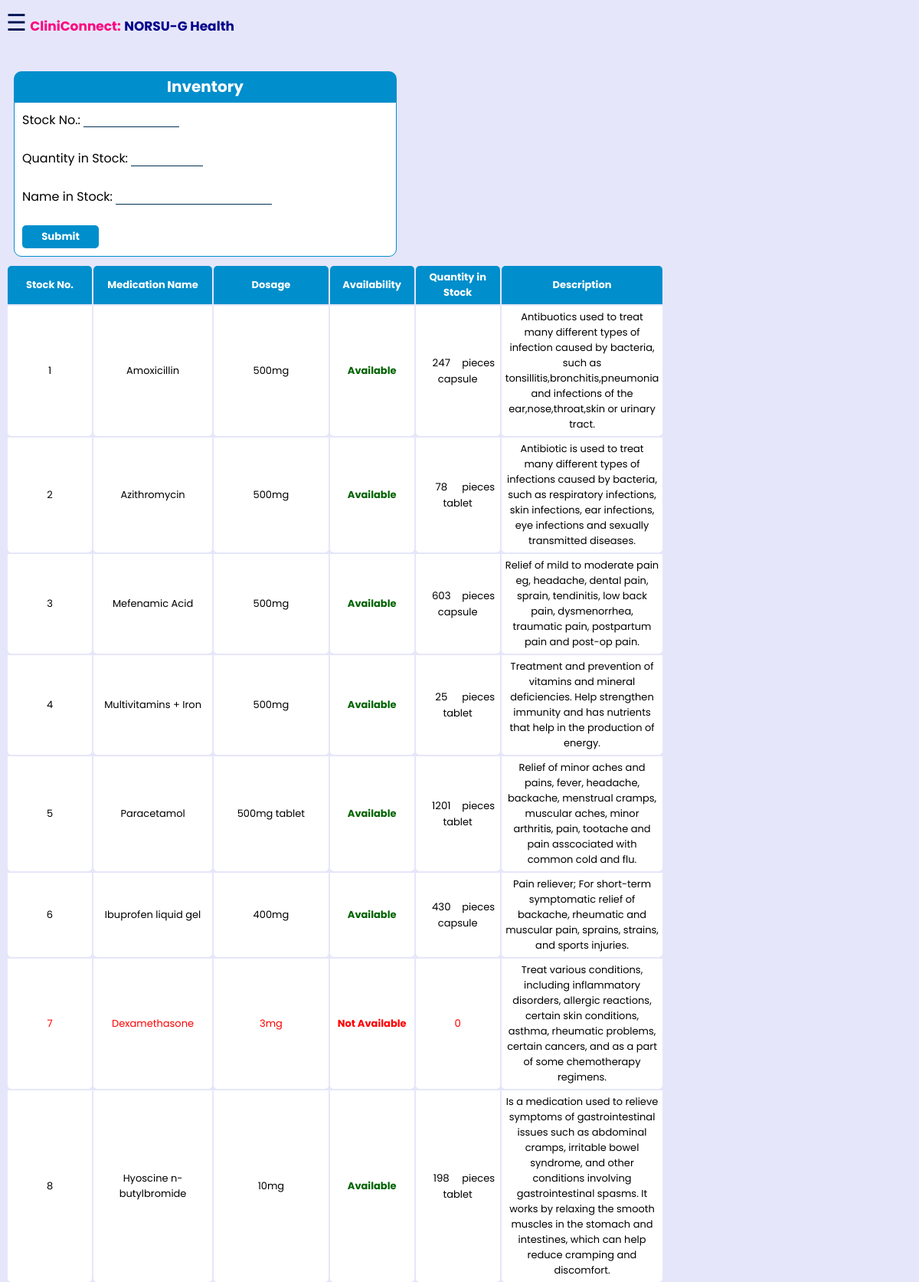
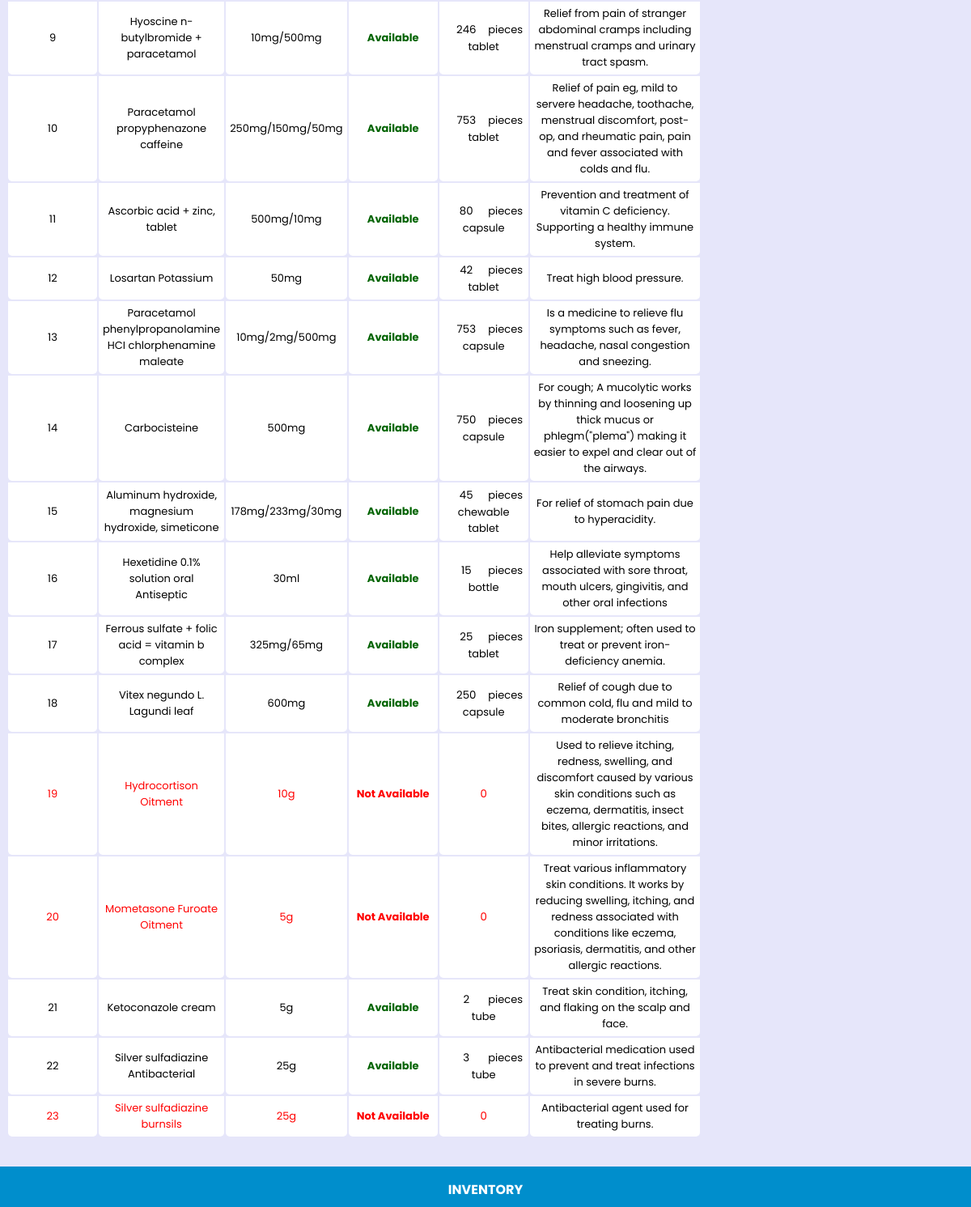
Page /adminmedicineavailable.php (signed in) on the committed database (2 pictures, top to bottom).
### tables this page shows
CREATE TABLE `medication` (
  `id` varchar(20) NOT NULL,
  `name` varchar(100) NOT NULL,
  `dossage` varchar(50) NOT NULL,
  `availability` varchar(20) NOT NULL,
  `stock` varchar(50) NOT NULL,
  `nstock` varchar(250) NOT NULL,
  `description` mediumtext NOT NULL
);

### adminmedicineavailable.php (the view, shortened to what this page needs)
<!DOCTYPE html>
<html>
<head>
<link rel="stylesheet" href="style.css" />
</head>
<body>
<div id="main">
    <nav style="color:#001352;">
  <span style="font-size:30px;" onclick="openNav()">&#9776;</span>
  <label class="norsu">CliniConnect:</label>
  <label class="norsu2">NORSU-G Health</label>
    </nav>
    <form method="post" action="">
    <div class="form">
<?php
$db = mysqli_connect('localhost', 'root', '', '4402028_cliniconnect');
$ses_sql=mysqli_query($db,"select id, name, dossage, stock, nstock, description from medication where id='1'");
$row=mysqli_fetch_array($ses_sql);
$a=$row['id'];
$b=$row['name'];
$c=$row['dossage'];
$d=$row['stock'];
$e=$row['description'];
$f=$row['nstock'];
$ses_sql=mysqli_query($db,"select id, name, dossage, stock, nstock, description from medication where id='2'");
$row=mysqli_fetch_array($ses_sql);
$a2=$row['id'];
$b2=$row['name'];
$c2=$row['dossage'];
$d2=$row['stock'];
$e2=$row['description'];
            $f2=$row['nstock'];
$ses_sql=mysqli_query($db,"select id, name, dossage, stock, nstock, description from medication where id='3'");
$row=mysqli_fetch_array($ses_sql);
$a3=$row['id'];
$b3=$row['name'];
$c3=$row['dossage'];
$d3=$row['stock'];
$e3=$row['description'];
$f3=$row['nstock'];
$ses_sql=mysqli_query($db,"select id, name, dossage, stock, nstock,  description from medication where id='4'");
$row=mysqli_fetch_array($ses_sql);
$a4=$row['id'];
$b4=$row['name'];
$c4=$row['dossage'];
$d4=$row['stock'];
$e4=$row['description'];
            $f4=$row['nstock'];
$ses_sql=mysqli_query($db,"select id, name, dossage, stock, nstock, description from medication where id='5'");
$row=mysqli_fetch_array($ses_sql);
$a5=$row['id'];
$b5=$row['name'];
$c5=$row['dossage'];
$d5=$row['stock'];
$e5=$row['description'];
            $f5=$row['nstock'];
$ses_sql=mysqli_query($db,"select id, name, dossage, stock, nstock, description from medication where id='6'");
$row=mysqli_fetch_array($ses_sql);
$a6=$row['id'];
$b6=$row['name'];
$c6=$row['dossage'];
$d6=$row['stock'];
$e6=$row['description'];
            $f6=$row['nstock'];
$ses_sql=mysqli_query($db,"select id, name, dossage, stock, nstock, description from medication where id='7'");
$row=mysqli_fetch_array($ses_sql);
$a7=$row['id'];
$b7=$row['name'];
$c7=$row['dossage'];
$d7=$row['stock'];
$e7=$row['description'];
            $f7=$row['nstock'];
$ses_sql=mysqli_query($db,"select id, name, dossage, stock, nstock, description from medication where id='8'");
$row=mysqli_fetch_array($ses_sql);
$a8=$row['id'];
$b8=$row['name'];
$c8=$row['dossage'];
$d8=$row['stock'];
$e8=$row['description'];
            $f8=$row['nstock'];
$ses_sql=mysqli_query($db,"select id, name, dossage, stock, nstock, description from medication where id='9'");
$row=mysqli_fetch_array($ses_sql);
$a9=$row['id'];
$b9=$row['name'];
$c9=$row['dossage'];
$d9=$row['stock'];
$e9=$row['description'];
            $f9=$row['nstock'];
$ses_sql=mysqli_query($db,"select id, name, dossage, stock, nstock, description from medication where id='10'");
$row=mysqli_fetch_array($ses_sql);
$a10=$row['id'];
$b10=$row['name'];
$c10=$row['dossage'];
$d10=$row['stock'];
$e10=$row['description'];
            $f10=$row['nstock'];
$ses_sql=mysqli_query($db,"select id, name, dossage, stock, nstock, description from medication where id='11'");
$row=mysqli_fetch_array($ses_sql);
$a11=$row['id'];
$b11=$row['name'];
$c11=$row['dossage'];
$d11=$row['stock'];
$e11=$row['description'];
            $f11=$row['nstock'];
$ses_sql=mysqli_query($db,"select id, name, dossage, stock, nstock, description from medication where id='12'");
$row=mysqli_fetch_array($ses_sql);
$a12=$row['id'];
$b12=$row['name'];
$c12=$row['dossage'];
$d12=$row['stock'];
$e12=$row['description'];
            $f12=$row['nstock'];
$ses_sql=mysqli_query($db,"select id, name, dossage, stock, nstock, description from medication where id='13'");
$row=mysqli_fetch_array($ses_sql);
$a13=$row['id'];
$b13=$row['name'];
$c13=$row['dossage'];
$d13=$row['stock'];
$e13=$row['description'];
            $f13=$row['nstock'];
$ses_sql=mysqli_query($db,"select id, name, dossage, stock, nstock, description from medication where id='14'");
$row=mysqli_fetch_array($ses_sql);
$a14=$row['id'];
$b14=$row['name'];
$c14=$row['dossage'];
$d14=$row['stock'];
$e14=$row['description'];
            $f14=$row['nstock'];
$ses_sql=mysqli_query($db,"select id, name, dossage, stock, nstock, description from medication where id='15'");
$row=mysqli_fetch_array($ses_sql);
$a15=$row['id'];
$b15=$row['name'];
$c15=$row['dossage'];
$d15=$row['stock'];
$e15=$row['description'];
            $f15=$row['nstock'];
$ses_sql=mysqli_query($db,"select id, name, dossage, stock, nstock, description from medication where id='16'");
$row=mysqli_fetch_array($ses_sql);
$a16=$row['id'];
$b16=$row['name'];
$c16=$row['dossage'];
$d16=$row['stock'];
$e16=$row['description'];
            $f16=$row['nstock'];
$ses_sql=mysqli_query($db,"select id, name, dossage, stock, nstock, description from medication where id='17'");
$row=mysqli_fetch_array($ses_sql);
$a17=$row['id'];
$b17=$row['name'];
$c17=$row['dossage'];
$d17=$row['stock'];
$e17=$row['description'];
            $f17=$row['nstock'];
$ses_sql=mysqli_query($db,"select id, name, dossage, stock,nstock,  description from medication where id='18'");
$row=mysqli_fetch_array($ses_sql);
$a18=$row['id'];
$b18=$row['name'];
$c18=$row['dossage'];
$d18=$row['stock'];
$e18=$row['description'];
            $f18=$row['nstock'];
$ses_sql=mysqli_query($db,"select id, name, dossage, stock, nstock, description from medication where id='19'");
$row=mysqli_fetch_array($ses_sql);
$a19=$row['id'];
$b19=$row['name'];
$c19=$row['dossage'];
$d19=$row['stock'];
$e19=$row['description'];
            $f19=$row['nstock'];
$ses_sql=mysqli_query($db,"select id, name, dossage, stock,nstock,  description from medication where id='20'");
$row=mysqli_fetch_array($ses_sql);
$a20=$row['id'];
$b20=$row['name'];
$c20=$row['dossage'];
$d20=$row['stock'];
$e20=$row['description'];
            $f20=$row['nstock'];
$ses_sql=mysqli_query($db,"select id, name, dossage, stock, nstock, description from medication where id='21'");
$row=mysqli_fetch_array($ses_sql);
$a21=$row['id'];
$b21=$row['name'];
$c21=$row['dossage'];
$d21=$row['stock'];
$e21=$row['description'];
            $f21=$row['nstock'];
$ses_sql=mysqli_query($db,"select id, name, dossage, stock, nstock, description from medication where id='22'");
$row=mysqli_fetch_array($ses_sql);
$a22=$row['id'];
$b22=$row['name'];
$c22=$row['dossage'];
$d22=$row['stock'];
$e22=$row['description'];
            $f22=$row['nstock'];
$ses_sql=mysqli_query($db,"select id, name, dossage, stock, nstock, description from medication where id='23'");
$row=mysqli_fetch_array($ses_sql);
$a23=$row['id'];
$b23=$row['name'];
$c23=$row['dossage'];
$d23=$row['stock'];
$e23=$row['description'];
            $f23=$row['nstock'];
 ?>
<br>
<div class="up">
  Inventory
</div>
<div class="down">
  <label>Stock No.:</label>
  <select name="id" required>
  <option disabled selected hidden></option>
    <option value="1">1</option>
  </select>
  <br><br>
  <label>Quantity in Stock:</label>
  <input class="qis"type="number" name="stock" required/><br><br>
        <label>Name in Stock:</label>
  <input class="qiss"type="text" name="nstock" /><br><br>
  <input class="send" type="submit" name="update" value="Submit" />
</div>
</div>
    </div>
        <footer class="footer">
            <p>INVENTORY</p>
        </footer>
  <div class="table">
  <table>
	<tr>
        <th>Stock No.</th>
    <th>Medication Name</th>
    <th>Dosage</th>
    <th>Availability</th>
    <th>Quantity in Stock</th>
    <th>Description</th>
	</tr>
	<tr>
    <td id="aa"><?php echo $a; ?></td>
    <td id="bb"><?php echo $b; ?></td>
    <td id="cc"><?php echo $c; ?></td>
    <td><span id="a"></span></td>
    <td id="dd"><input class="inp" type="text" id="b"value="<?php echo $d; ?>" readonly/><?php echo $f; ?></td>
    <td><?php echo $e; ?></td>
    </tr>
    <tr>
    <td id="aa2"><?php echo $a2; ?></td>
    <td id="bb2"><?php echo $b2; ?></td>
    <td id="cc2"><?php echo $c2; ?></td>
    <td><span id="a2"></span></td>
    <td id="dd2"><input class="inp" type="text" id="b2"value="<?php echo $d2; ?>" readonly/><?php echo $f2; ?></td>
    <td><?php echo $e2; ?></td>
    </tr>
    <tr>
    <td id="aa3"><?php echo $a3; ?></td>
    <td id="bb3"><?php echo $b3; ?></td>
    <td id="cc3"><?php echo $c3; ?></td>
    <td><span id="a3"></span></td>
    <td id="dd3"><input class="inp" type="text" id="b3"value="<?php echo $d3; ?>" readonly/><?php echo $f3; ?></td>
    <td><?php echo $e3; ?></td>
    </tr>
    <tr>
    <td id="aa4"><?php echo $a4; ?></td>
    <td id="bb4"><?php echo $b4; ?></td>
    <td id="cc4"><?php echo $c4; ?></td>
    <td><span id="a4"></span></td>
    <td id="dd4"><input class="inp" type="text" id="b4"value="<?php echo $d4; ?>" readonly/><?php echo $f4; ?></td>
    <td><?php echo $e4; ?></td>
    </tr>
    <tr>
    <td id="aa5"><?php echo $a5; ?></td>
    <td id="bb5"><?php echo $b5; ?></td>
    <td id="cc5"><?php echo $c5; ?></td>
    <td><span id="a5"></span></td>
    <td id="dd5"><input class="inp" type="text" id="b5"value="<?php echo $d5; ?>" readonly/><?php echo $f5; ?></td>
    <td><?php echo $e5; ?></td>
    </tr>
    <tr>
    <td id="aa6"><?php echo $a6; ?></td>
    <td id="bb6"><?php echo $b6; ?></td>
    <td id="cc6"><?php echo $c6; ?></td>
    <td><span id="a6"></span></td>
    <td id="dd6"><input class="inp" type="text" id="b6"value="<?php echo $d6; ?>" readonly/><?php echo $f6; ?></td>
    <td><?php echo $e6; ?></td>
    </tr>
    <tr>
    <td id="aa7"><?php echo $a7; ?></td>
    <td id="bb7"><?php echo $b7; ?></td>
    <td id="cc7"><?php echo $c7; ?></td>
    <td><span id="a7"></span></td>
    <td id="dd7"><input class="inp" type="text" id="b7"value="<?php echo $d7; ?>" readonly/><?php echo $f7; ?></td>
    <td><?php echo $e7; ?></td>
    </tr>
    <tr>
    <td id="aa8"><?php echo $a8; ?></td>
    <td id="bb8"><?php echo $b8; ?></td>
    <td id="cc8"><?php echo $c8; ?></td>
    <td><span id="a8"></span></td>
    <td id="dd8"><input class="inp" type="text" id="b8"value="<?php echo $d8; ?>" readonly/><?php echo $f8; ?></td>
    <td><?php echo $e8; ?></td>
    </tr>
    <tr>
    <td id="aa9"><?php echo $a9; ?></td>
    <td id="bb9"><?php echo $b9; ?></td>
    <td id="cc9"><?php echo $c9; ?></td>
    <td><span id="a9"></span></td>
    <td id="dd9"><input class="inp" type="text" id="b9"value="<?php echo $d9; ?>" readonly/><?php echo $f9; ?></td>
    <td><?php echo $e9; ?></td>
    </tr>
    <tr>
    <td id="aa10"><?php echo $a10; ?></td>
    <td id="bb10"><?php echo $b10; ?></td>
    <td id="cc10"><?php echo $c10; ?></td>
    <td><span id="a10"></span></td>
    <td id="dd10"><input class="inp" type="text" id="b10"value="<?php echo $d10; ?>" readonly/><?php echo $f10; ?></td>
    <td><?php echo $e10; ?></td>
    </tr>
    <tr>
    <td id="aa11"><?php echo $a11; ?></td>
    <td id="bb11"><?php echo $b11; ?></td>
    <td id="cc11"><?php echo $c11; ?></td>
    <td><span id="a11"></span></td>
    <td id="dd11"><input class="inp" type="text" id="b11"value="<?php echo $d11; ?>" readonly/><?php echo $f11; ?></td>
    <td><?php echo $e11; ?></td>
    </tr>
    <tr>
    <td id="aa12"><?php echo $a12; ?></td>
    <td id="bb12"><?php echo $b12; ?></td>
    <td id="cc12"><?php echo $c12; ?></td>
    <td><span id="a12"></span></td>
    <td id="dd12"><input class="inp" type="text" id="b12"value="<?php echo $d12; ?>" readonly/><?php echo $f12; ?></td>
    <td><?php echo $e12; ?></td>
    </tr>
    <tr>
    <td id="aa13"><?php echo $a13; ?></td>
    <td id="bb13"><?php echo $b13; ?></td>
    <td id="cc13"><?php echo $c13; ?></td>
    <td><span id="a13"></span></td>
    <td id="dd13"><input class="inp" type="text" id="b13"value="<?php echo $d13; ?>" readonly/><?php echo $f13; ?></td>
    <td><?php echo $e13; ?></td>
    </tr>
    <tr>
    <td id="aa14"><?php echo $a14; ?></td>
    <td id="bb14"><?php echo $b14; ?></td>
    <td id="cc14"><?php echo $c14; ?></td>
    <td><span id="a14"></span></td>
    <td id="dd14"><input class="inp" type="text" id="b14" value="<?php echo $d14; ?>" readonly/><?php echo $f14; ?></td>
    <td><?php echo $e14; ?></td>
    </tr>
    <tr>
    <td id="aa15"><?php echo $a15; ?></td>
    <td id="bb15"><?php echo $b15; ?></td>
    <td id="cc15"><?php echo $c15; ?></td>
    <td><span id="a15"></span></td>
    <td id="dd15"><input class="inp" type="text" id="b15"value="<?php echo $d15; ?>" readonly/><?php echo $f15; ?></td>
    <td><?php echo $e15; ?></td>
    </tr>
    <tr>
    <td id="aa16"><?php echo $a16; ?></td>
    <td id="bb16"><?php echo $b16; ?></td>
    <td id="cc16"><?php echo $c16; ?></td>
    <td><span id="a16"></span></td>
    <td id="dd16"><input class="inp" type="text" id="b16"value="<?php echo $d16; ?>" readonly/><?php echo $f16; ?></td>
    <td><?php echo $e16; ?></td>
    </tr>
    <tr>
    <td id="aa17"><?php echo $a17; ?></td>
    <td id="bb17"><?php echo $b17; ?></td>
    <td id="cc17"><?php echo $c17; ?></td>
    <td><span id="a17"></span></td>
    <td id="dd17"><input class="inp" type="text" id="b17"value="<?php echo $d17; ?>" readonly/><?php echo $f17; ?></td>
    <td><?php echo $e17; ?></td>
    </tr>
    <tr>
    <td id="aa18"><?php echo $a18; ?></td>
    <td id="bb18"><?php echo $b18; ?></td>
    <td id="cc18"><?php echo $c18; ?></td>
    <td><span id="a18"></span></td>
    <td id="dd18"><input class="inp" type="text" id="b18"value="<?php echo $d18; ?>" readonly/><?php echo $f18; ?></td>
    <td><?php echo $e18; ?></td>
    </tr>
    <tr>
    <td id="aa19"><?php echo $a19; ?></td>
    <td id="bb19"><?php echo $b19; ?></td>
    <td id="cc19"><?php echo $c19; ?></td>
    <td><span id="a19"></span></td>
    <td id="dd19"><input class="inp" type="text" id="b19"value="<?php echo $d19; ?>" readonly/><?php echo $f19; ?></td>
    <td><?php echo $e19; ?></td>
    </tr>
    <tr>
    <td id="aa20"><?php echo $a20; ?></td>
    <td id="bb20"><?php echo $b20; ?></td>
    <td id="cc20"><?php echo $c20; ?></td>
    <td><span id="a20"></span></td>
    <td id="dd20"><input class="inp" type="text" id="b20"value="<?php echo $d20; ?>" readonly/><?php echo $f20; ?></td>
    <td><?php echo $e20; ?></td>
    </tr>
    <tr>
    <td id="aa21"><?php echo $a21; ?></td>
    <td id="bb21"><?php echo $b21; ?></td>
    <td id="cc21"><?php echo $c21; ?></td>
    <td><span id="a21"></span></td>
    <td id="dd21"><input class="inp" type="text" id="b21"value="<?php echo $d21; ?>" readonly/><?php echo $f21; ?></td>
    <td><?php echo $e21; ?></td>
    </tr>
    <tr>
    <td id="aa22"><?php echo $a22; ?></td>
    <td id="bb22"><?php echo $b22; ?></td>
    <td id="cc22"><?php echo $c22; ?></td>
    <td><span id="a22"></span></td>
    <td id="dd22"><input class="inp" type="text" id="b22"value="<?php echo $d22; ?>" readonly/><?php echo $f22; ?></td>
    <td><?php echo $e22; ?></td>
    </tr>
    <tr>
    <td id="aa23"><?php echo $a23; ?></td>
    <td id="bb23"><?php echo $b23; ?></td>
    <td id="cc23"><?php echo $c23; ?></td>
    <td><span id="a23"></span></td>
    <td id="dd23"><input class="inp" type="text" id="b23"value="<?php echo $d23; ?>" readonly/><?php echo $f23; ?></td>
    <td><?php echo $e23; ?></td>
    </tr>
</table>
<br>
</body>
</html>

### rows in the picture
medication: id "1", name "Amoxicillin", dossage "500mg", nstock "pieces capsule", description "Antibuotics used to treat many different types of infection caused by bacteria, such as tonsillitis,bronchitis,pneumonia and infections of the ear,nose,throat,skin or urinary tract."
medication: id "2", name "Azithromycin", dossage "500mg", nstock "pieces tablet", description "Antibiotic is used to treat many different types of infections caused by bacteria, such as respiratory infections, skin infections, ear infections, eye infections and sexually transmitted diseases."
medication: id "3", name "Mefenamic Acid", dossage "500mg", nstock "pieces capsule", description "Relief of mild to moderate pain eg, headache, dental pain, sprain, tendinitis, low back pain, dysmenorrhea, traumatic pain, postpartum pain and post-op pain."
medication: id "4", name "Multivitamins + Iron", dossage "500mg", nstock "pieces tablet", description "Treatment and prevention of vitamins and mineral deficiencies. Help strengthen immunity and has nutrients that help in the production of energy."
medication: id "5", name "Paracetamol", dossage "500mg tablet", nstock "pieces tablet", description "Relief of minor aches and pains, fever, headache, backache, menstrual cramps, muscular aches, minor arthritis, pain, tootache and pain asscociated with common cold and flu."
medication: id "6", name "Ibuprofen liquid gel", dossage "400mg", nstock "pieces capsule", description "Pain reliever; For short-term symptomatic relief of backache, rheumatic and muscular pain, sprains, strains, and sports injuries."
medication: id "7", name "Dexamethasone", dossage "3mg", description "Treat various conditions, including inflammatory disorders, allergic reactions, certain skin conditions, asthma, rheumatic problems, certain cancers, and as a part of some chemotherapy regimens."
medication: id "8", name "Hyoscine n-butylbromide", dossage "10mg", nstock "pieces tablet", description "Is a medication used to relieve symptoms of gastrointestinal issues such as abdominal cramps, irritable bowel syndrome, and other conditions involving gastrointestinal spasms. It works by relaxing the smooth muscles in the stomach and intestines, which can help reduce cramping and discomfort."
medication: id "9", name "Hyoscine n-butylbromide + paracetamol", dossage "10mg/500mg", nstock "pieces tablet", description "Relief from pain of stranger abdominal cramps including menstrual cramps and urinary tract spasm."
medication: id "10", name "Paracetamol propyphenazone caffeine", dossage "250mg/150mg/50mg", nstock "pieces tablet", description "Relief of pain eg, mild to servere headache, toothache, menstrual discomfort, post-op, and rheumatic pain, pain and fever associated with colds and flu."
medication: id "11", name "Ascorbic acid + zinc, tablet", dossage "500mg/10mg", nstock "pieces capsule", description "Prevention and treatment of vitamin C deficiency. Supporting a healthy immune system."
medication: id "12", name "Losartan Potassium", dossage "50mg", nstock "pieces tablet", description "Treat high blood pressure."
medication: id "13", name "Paracetamol phenylpropanolamine HCI chlorphenamine maleate", dossage "10mg/2mg/500mg", nstock "pieces capsule", description "Is a medicine to relieve flu symptoms such as fever, headache, nasal congestion and sneezing."
medication: id "14", name "Carbocisteine", dossage "500mg", stock "750", nstock "pieces capsule", description "For cough; A mucolytic works by thinning and loosening up thick mucus or phlegm(\"plema\") making it easier to expel and clear out of the airways."
medication: id "15", name "Aluminum hydroxide, magnesium hydroxide, simeticone", dossage "178mg/233mg/30mg", nstock "pieces chewable tablet", description "For relief of stomach pain due to hyperacidity."
medication: id "16", name "Hexetidine 0.1% solution oral Antiseptic", dossage "30ml", nstock "pieces bottle", description "Help alleviate symptoms associated with sore throat, mouth ulcers, gingivitis, and other oral infections"
medication: id "17", name "Ferrous sulfate + folic acid = vitamin b complex", dossage "325mg/65mg", nstock "pieces tablet", description "Iron supplement; often used to treat or prevent iron-deficiency anemia."
medication: id "18", name "Vitex negundo L. Lagundi leaf", dossage "600mg", nstock "pieces capsule", description "Relief of cough due to common cold, flu and mild to moderate bronchitis"
medication: id "19", name "Hydrocortison Oitment", dossage "10g", description "Used to relieve itching, redness, swelling, and discomfort caused by various skin conditions such as eczema, dermatitis, insect bites, allergic reactions, and minor irritations."
medication: id "20", name "Mometasone Furoate Oitment", dossage "5g", description "Treat various inflammatory skin conditions. It works by reducing swelling, itching, and redness associated with conditions like eczema, psoriasis, dermatitis, and other allergic reactions."
medication: id "21", name "Ketoconazole cream", dossage "5g", nstock "pieces tube", description "Treat skin condition, itching, and flaking on the scalp and face."
medication: id "22", name "Silver sulfadiazine Antibacterial", dossage "25g", nstock "pieces tube", description "Antibacterial medication used to prevent and treat infections in severe burns."
medication: id "23", name "Silver sulfadiazine burnsils", dossage "25g", description "Antibacterial agent used for treating burns."
